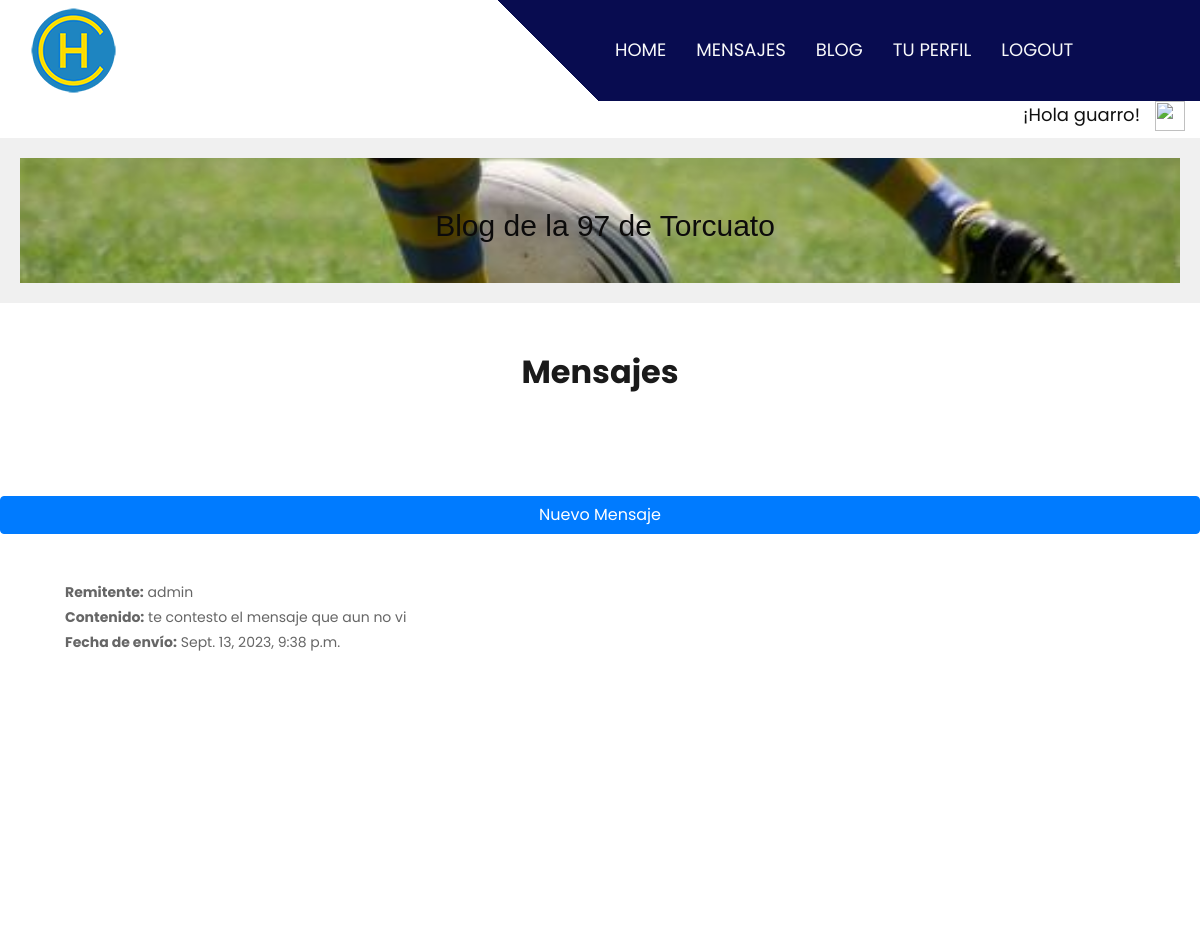
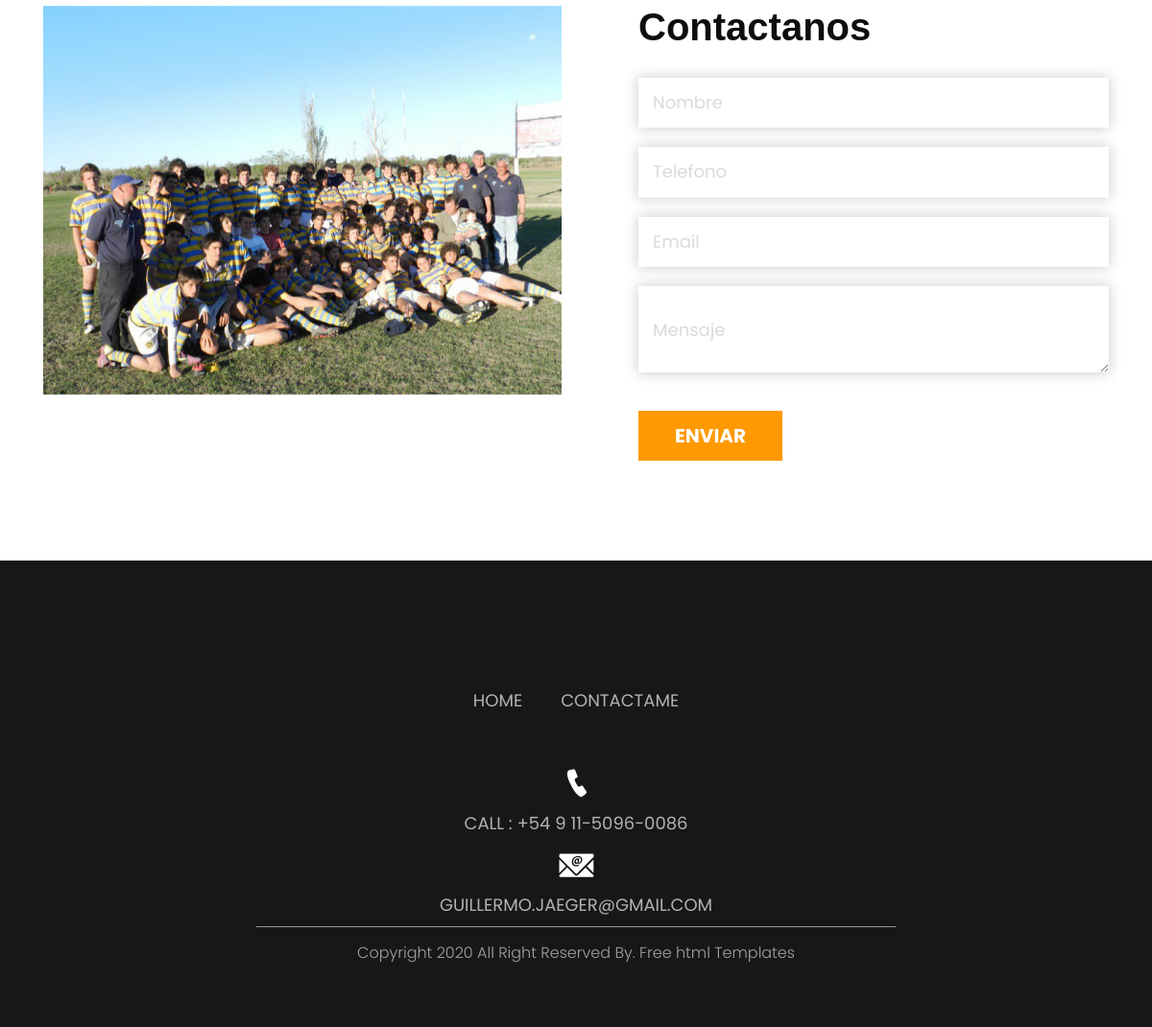
Screenshot of /ver_mensajes/ (signed in) with the database file from the repository (2 pictures, top to bottom).
### Mensajes/models.py (models this page shows, shortened)
class Mensaje(models.Model):
    conversacion = models.ForeignKey(Conversacion, on_delete=models.CASCADE, null=True)
    remitente = models.ForeignKey(User, on_delete=models.CASCADE)
    destinatario = models.ForeignKey(User, on_delete=models.CASCADE, related_name='mensajes_recibidos')
    contenido = models.TextField()
    fecha_envio = models.DateTimeField(auto_now_add=True)
    leido = models.BooleanField(default=False)

### Mensajes/views.py (the view)
# urls.py: path('ver_mensajes/', views.ver_mensajes, name='ver_mensajes'),
@login_required
def ver_mensajes(request):
    mensajes = Mensaje.objects.filter(destinatario=request.user).order_by('-fecha_envio')
    return render(request, 'Mensajes/ver_mensajes.html', {'mensajes': mensajes})

### templates/Mensajes/ver_mensajes.html (shortened to what this page needs)
{% extends "padre.html" %}
{% load static %}
{% block titulo %}
       Mensajes
    {% endblock %}
{% block contenido-principal %}
<div class="about_section layout_padding">
    <a href="{% url 'Mensajes:crear_mensaje' %}" class="btn btn-primary btn-block">Nuevo Mensaje</a>
    <br>
    <div class="container">
        <div class="row">
            <div class="col-lg-8 col-sm-12">
            {% for mensaje in mensajes %}
                    <div class="card-body">
                        <strong>Remitente:</strong> {{ mensaje.remitente }}<br>
                        <strong>Contenido:</strong> {{ mensaje.contenido }}<br>
                        <strong>Fecha de envío:</strong> {{ mensaje.fecha_envio }}<br>
            {% endfor %}
                    </div>
     </div>
  </div>
</div>
{% endblock %}

### templates/padre.html (shortened to what this page needs)
<!DOCTYPE html>
<html lang="en">
   <head>
      {% load static %}
      <!DOCTYPE html>
      <link rel="stylesheet" type="text/css" href="{% static 'css/bootstrap.min.css' %}">
      <link rel="stylesheet" type="text/css" href="{% static 'css/style.css' %}">
      <link rel="stylesheet" href="{% static 'css/responsive.css' %}">
      <link rel="stylesheet" href="css/jquery.mCustomScrollbar.min.css">
      <link rel="stylesheet" href="https://netdna.bootstrapcdn.com/font-awesome/4.0.3/css/font-awesome.css">
      <link rel="stylesheet" href="{% static 'css/owl.carousel.min.css' %}">
      <link rel="stylesheet" href="https://cdnjs.cloudflare.com/ajax/libs/fancybox/2.1.5/jquery.fancybox.min.css" media="screen">
   </head>
   <body>
      <div class="header_section">
         <div class="container-fluid header_main">
            <nav class="navbar navbar-expand-lg navbar-light bg-light">
               <a class="logo" href="{% url 'inicio' %}"><img src="{% static 'images/logo.png' %}"></a>
               <div class="collapse navbar-collapse" id="navbarSupportedContent">
                  <ul class="navbar-nav mr-auto">
                     {% if user.is_authenticated %}
                     <li class="nav-item">
                        <a class="nav-link" href="{% url 'inicio' %}">Home</a>
                     </li>
                     <li class="nav-item">
                        <a class="nav-link" href="{% url 'Mensajes:ver_mensajes' %}">Mensajes</a>
                     </li>
                     <li class="nav-item">
                        <a class="nav-link" href="{% url 'Entradas:entradalista' %}">Blog</a>
                     </li>
                     <li class="nav-item">
                        <a class="nav-link" href="{% url 'usuarioeditar' %}">Tu Perfil</a>
                     </li>
                     <li class="nav-item">
                        <a class="nav-link" href="{% url 'logout' %}">logout</a>
                     </li>
                     {% endif %}
                  </ul>
               </div>
            </nav>
         </div>
</head>
<div style="display: flex; justify-content: flex-end;">
   <div style="flex: 1; text-align: right; max-width: 94%;">
      <h3>¡Hola {{ user.username }}!</h3>
   </div>
   <div style="flex: 2; text-align: center; max-width: 5%;">
       <img src="{{ avatar }}" alt="" style="width: 30px; height: 30px;">
   </div>
</div>
         <header>
            <div class="foto">  <p>Blog de la 97 de Torcuato</p>    </div>
         </header>
   <div style="text-align: center; margin-bottom: 5px;">
      <br>
          <h2 class="most_text">{% block titulo %}    {% endblock %}</h2>
  </div>
      </div>
{% block contenido-principal %}
{% endblock %}
<div class="about_section layout_padding">
   <div class="container">
      <div class="row">
         <div class="col-lg-8 col-sm-12">
         </div>
         <div class="col-lg-4 col-sm-12">
         </div>
      </div>
   </div>
</div>
      <div class="contact_section layout_padding">
         <div class="container">
            <div class="row">
               <div class="col-md-6">
                  <div id="carouselExampleIndicators" class="carousel slide" data-ride="carousel">
                     <div class="carousel-inner">
                        <div class="carousel-item active">
                           <div class="contact_img"></div>
                        </div>
                     </div>
                  </div>
               </div>
               <div class="col-md-6">
                  <div class="mail_section">
                     <h1 class="contact_taital">Contactanos</h1>
                     <input type="" class="email_text" placeholder="Nombre" name="Name">
                     <input type="" class="email_text" placeholder="Telefono" name="Phone">
                     <input type="" class="email_text" placeholder="Email" name="Email">
                     <textarea class="massage_text" placeholder="Mensaje" rows="5" id="comment" name="Message"></textarea>
                     <div class="send_bt"><a href="#">enviar</a></div>
                  </div>
               </div>
            </div>
         </div>
      </div>
      <div class="footer_section layout_padding">
         <div class="container">
            <div class="footer_logo"><a href="{% url 'inicio' %}">
            <div class="footer_menu">
               <ul>
                  <li><a href="{% url 'inicio' %}">Home</a></li>
                  <li><a href="contact.html">Contactame</a></li>
               </ul>
            </div>
            <div class="contact_menu">
               <ul>
                  <li><a href="#"><img src="{% static 'images/call-icon.png' %}"></a></li>
                  <li><a href="#">Call : +54 9 11-5096-0086</a></li>
                  <li><a href="#"><img src="{% static 'images/mail-icon.png' %}"></a></li>
                  <li><a href="#">guillermo.jaeger@gmail.com</a></li>
               </ul>
            </div>
         </div>
      </div>
      <div class="copyright_section">
         <div class="container">
            <p class="copyright_text">Copyright 2020 All Right Reserved By.<a href="https://html.design"> Free  html Templates</a></p>
         </div>
      </div>
   </body>
</html>

### static/css/style.css (style rules this page uses)
* { box-sizing: border-box !important; transition: ease all 0.5s; }
html { scroll-behavior: smooth; }
body { color: #666666; font-size: 14px; font-family: Poppins; line-height: 1.80857; font-weight: normal; overflow-x: hidden; }
a { color: #1f1f1f; text-decoration: none !important; outline: none !important; -webkit-transition: all .3s ease-in-out; -moz-transition: all .3s ease-in-out; -ms-transition: all .3s ease-in-out; -o-transition: all .3s ease-in-out; transition: all .3s ease-in-out; }
h1, h2, h3, h4, h5, h6 { letter-spacing: 0; font-weight: normal; position: relative; padding: 0 0 10px 0; font-weight: normal; line-height: normal; color: #111111; margin: 0 }
h1 { font-size: 24px }
h2 { font-size: 22px }
h3 { font-size: 18px }
*, *::after, *::before { -webkit-box-sizing: border-box; -moz-box-sizing: border-box; box-sizing: border-box; }
ul, li, ol { margin: 0px; padding: 0px; list-style: none; }
p { margin: 20px; font-weight: 300; font-size: 15px; line-height: 24px; }
a { color: #222222; text-decoration: none; outline: none !important; }
a, .btn { text-decoration: none !important; outline: none !important; -webkit-transition: all .3s ease-in-out; -moz-transition: all .3s ease-in-out; -ms-transition: all .3s ease-in-out; -o-transition: all .3s ease-in-out; transition: all .3s ease-in-out; }
img { max-width: 100%; height: auto; }
.layout_padding { padding-top: 90px; padding-bottom: 0px; }
.bg-light { background-color: transparent!important; }
.header_section { background-image: url(../images/banner-bg.png); height: auto; background-size: 100%; width: 100%; float: left; height: auto; background-size: 100%; background-repeat: no-repeat; }
.header_main { background: linear-gradient(45deg, transparent 46%, #080c50 46%); }
.logo { width: 50%; float: left; }
.navbar-expand-lg .navbar-nav .nav-link { padding-right: 15px; padding-left: 15px; font-size: 18px; color: #f8f9fa; text-transform: uppercase; }
.about_section { width: 100%; float: left; padding-top: 90px; }
.most_text { width: 100%; float: left; font-size: 32px; color: #1a1a1a; padding-top: 20px; font-weight: bold; }
.contact_section { width: 100%; float: left; padding-bottom: 90px; padding-top: 170px; }
.contact_img { width: 100%; float: left; background-image: url(../images/contact-img.png); height: 488px; background-size: contain; background-repeat: no-repeat; }
.contact_taital { width: 100%; float: left; font-size: 40px; color: #0e0e0e; font-weight: bold; }
.mail_section { width: 100%; float: left; padding-left: 50px; }
.email_text { width: 100%; float: left; font-size: 18px; color: #dadada; background-color: #ffffff; border: 0px; padding: 10px 15px 10px 15px; height: auto; box-shadow: 0px 0px 13px 1px rgba(0,0,0,0.19); margin-top: 20px; }
input.email_text::placeholder { color: #dadada; }
.massage_text { width: 100%; float: left; font-size: 18px; color: #dadada; background-color: #ffffff; border: 0px; height: 90px; box-shadow: 0px 0px 13px 1px rgba(0,0,0,0.19); margin-top: 20px; padding: 30px 15px 10px 15px; }
textarea#comment::placeholder { color: #dadada; }
.send_bt { width: 150px; float: left; margin-top: 40px; }
.send_bt a { width: 100%; float: left; font-size: 20px; color: #ffffff; text-align: center; background-color: #fe9901; padding: 8px 5px; text-transform: uppercase; font-weight: bold; }
.footer_section { width: 100%; float: left; background-color: #171717; height: auto; padding-bottom: 50px; }
.footer_logo { width: 100%; float: left; text-align: center; }
.footer_menu { width: 100%; float: left; text-align: center; padding-top: 40px; }
.footer_menu ul { margin: 0px; padding: 0px; display: inline-block; text-align: center; }
.footer_menu li { float: left; font-size: 18px; color: #b3b3b3; padding: 0px 20px; text-transform: uppercase; }
.footer_menu li a { color: #b3b3b3; }
.contact_menu { width: 100%; float: left; text-align: center; padding-top: 40px; }
.contact_menu ul { margin: 0px; padding: 0px; display: inline-block; text-align: center; }
.contact_menu li { float: initial; font-size: 18px; color: #b3b3b3; padding: 5px 20px; text-transform: uppercase; text-align: center; }
.contact_menu li a { color: #b3b3b3; }
.copyright_section { width: 100%; float: left; background-color: #171717; height: auto; }
.copyright_text { width: 60%; margin: 0 auto; font-size: 16px; text-align: center; color: #a3a3a3; border-top: 1px solid #969696; padding: 15px 0px; }
.copyright_text a { color: #a3a3a3; }

### rows the page displays
Mensaje: remitente "admin", contenido "te contesto el mensaje que aun no vi", fecha_envio "Sept. 13, 2023, 9:38 p.m."

### other values shown
{{ user.username }} "guarro"
